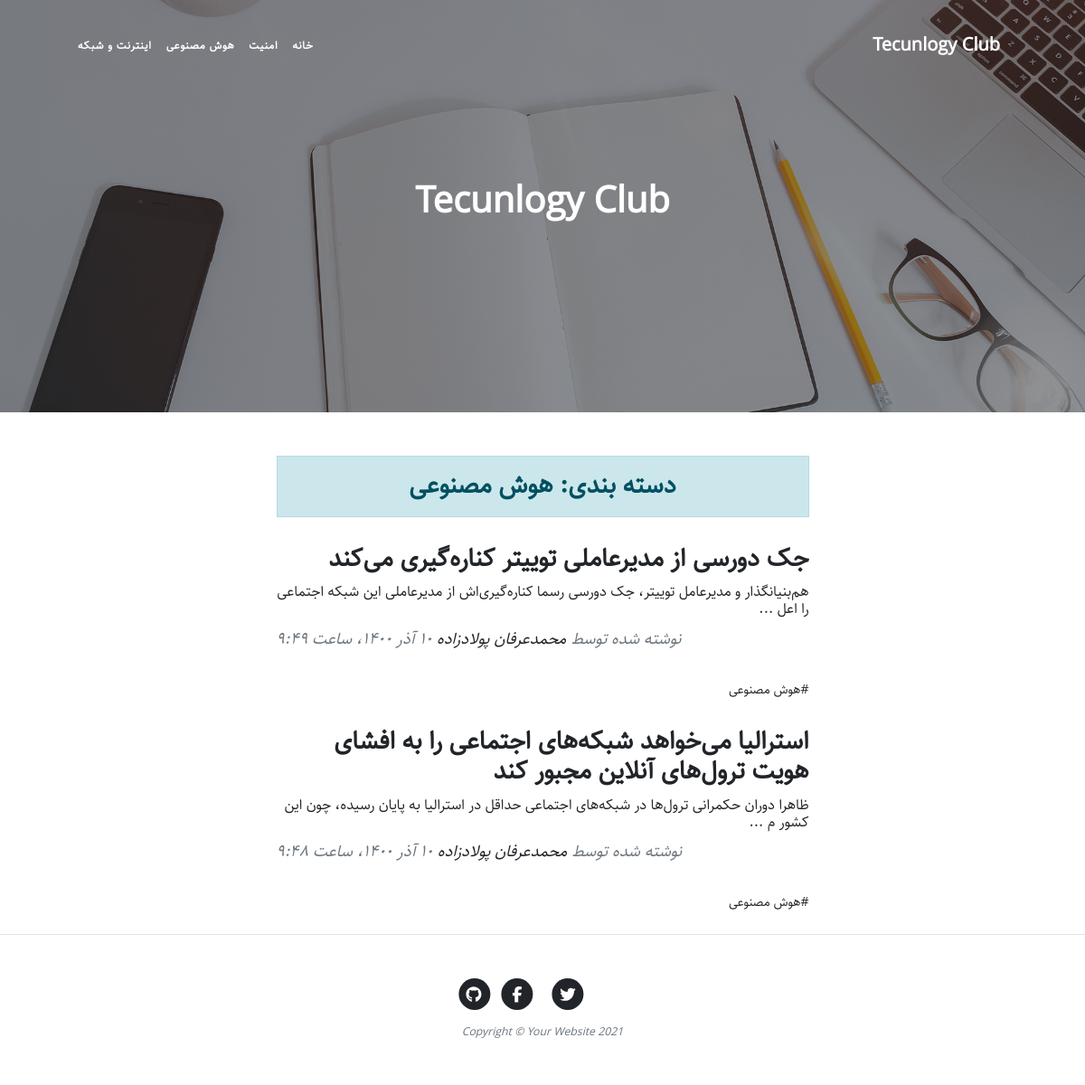
Screenshot of /category/hosh-msnoaa with the database file from the repository.
### blog/models.py (models this page shows, shortened)
class Category(models.Model):
    title = models.CharField(max_length=200, verbose_name="عنوان")
    slug = models.SlugField(max_length=200, unique=True, verbose_name="ادرس")
    status = models.BooleanField(
        default=True, verbose_name="ایا نمایش داده شود؟")
    position = models.IntegerField(default=0, verbose_name="پوزیشن")
    class Meta:
        verbose_name = "دسته بندی"
        verbose_name_plural = "دسته بندی ها"
        ordering = ['position']

class Article(models.Model):
    STATUS_CHOICES = (
        ('d', 'پیش نویس'),
        ('p', 'منتشر شده'),
    )
    title = models.CharField(max_length=200, verbose_name="عنوان")
    slug = models.SlugField(max_length=200, unique=True, verbose_name="ادرس")
    category = models.ManyToManyField(
        Category, verbose_name="دسته بندی", related_name="articles")
    description = models.TextField(verbose_name="توضیحات")
    thumbnail = models.ImageField(upload_to='images', verbose_name="تصویر")
    publish = models.DateTimeField(
        default=timezone.now, verbose_name="زمان انتشار")
    created = models.DateTimeField(auto_now_add=True)
    updated = models.DateTimeField(auto_now=True)
    status = models.CharField(
        max_length=1, choices=STATUS_CHOICES, verbose_name="وضعیت")
    class Meta:
        verbose_name = "مقاله"
        verbose_name_plural = "مقالات"
        ordering = ['-publish']
    def jpublish(self):
        return jalali_converter(self.publish)
    jpublish.short_description = "زمان انتشار"
    def category_to_str(self):
        return "، ".join([category.title for category in self.category.all()])
    category_to_str.short_description = "دسته‌بندی"
    objects = ArticleManager()

### blog/views.py (the view)
# urls.py: path('category/<slug:slug>', category, name="category"),
def category(request, slug, page=1):
    category = get_object_or_404(Category, slug=slug, status=True)
    articles_list = category.articles.published()
    paginator = Paginator(articles_list, 3)
    articles = paginator.get_page(page)
    context = {
        "category": category,
        "articles": articles
    }
    return render(request, 'blog/category.html', context)

### blog/models.py (called while the page is built)
    def published(self):
        return self.filter(status='p')

### blog/templatetags/base_tags.py (called while the page is built)
@register.simple_tag
def title():
    return "Tecunlogy Club"

@register.inclusion_tag("blog/partials/category_navbar.html")
def category_navbar():
    return {
        "category": Category.objects.filter(status=True)
    }

### extensions/jalali.py (called while the page is built)
    def persian_tuple(self):
        return self.persian_year, self.persian_month, self.persian_day

### extensions/utils.py (called while the page is built)
def persian_numbers_converter(mystr):
    numbers = {
        "0": "۰",
        "1": "۱",
        "2": "۲",
        "3": "۳",
        "4": "۴",
        "5": "۵",
        "6": "۶",
        "7": "۷",
        "8": "۸",
        "9": "۹",
    }
    for e, p in numbers.items():
        mystr = mystr.replace(e, p)
    return mystr

def jalali_converter(time):
    jmonths = ["فروردین", "اردیبهشت", "خرداد", "تیر", "مرداد",
               "شهریور", "مهر", "آبان", "آذر", "دی", "بهمن", "اسفند", ]
    time = timezone.localtime(time)
    time_to_str = "{},{},{}".format(time.year, time.month, time.day)
    time_to_tuple = jalali.Gregorian(time_to_str).persian_tuple()
    time_to_list = list(time_to_tuple)
    for index, month in enumerate(jmonths):
        if time_to_list[1] == index + 1:
            time_to_list[1] = month
            break
    output = "{} {} {}، ساعت {}:{}".format(
        time_to_list[2],
        time_to_list[1],
        time_to_list[0],
        time.hour,
        time.minute,
    )
    return persian_numbers_converter(output)

### blog/templates/blog/category.html (shortened to what this page needs)
{% extends "blog/base.html" %} {% load static %} {% block main %}
<header
  class="masthead"
  style="background-image: url('{% static 'blog/assets/img/home-bg.jpg' %}')"
>
  <div class="container position-relative px-4 px-lg-5">
    <div class="row gx-4 gx-lg-5 justify-content-center">
      <div class="col-md-10 col-lg-8 col-xl-7">
        <div class="site-heading">
          <h1>Tecunlogy Club</h1>
        </div>
      </div>
    </div>
  </div>
</header>
<div class="container px-4 px-lg-5">
  <div class="row gx-4 gx-lg-5 justify-content-center">
    <div class="col-md-10 col-lg-8 col-xl-7">
      <h3 class="alert alert-primary text-center">دسته بندی: {{ category.title }}</h3>
      {% for article in articles %}
      <div class="post-preview">
        <a href="{% url 'blog:detail' article.slug %}">
          <h2 class="post-title">{{article.title}}</h2>
          <h3 class="post-subtitle">
            {{article.description|truncatechars:100}}
          </h3>
        </a>
        <p class="post-meta">
          نوشته شده توسط
          <a href="#!">محمدعرفان پولادزاده</a>
          {{article.jpublish}}
        </p>
        <div>
          {% for cat in article.category.all %}
          <a href="#">#{{cat.title}}</a>
          {% endfor %}
        </div>
      </div>
      {% endfor %}
    </div>
  </div>
</div>
{% endblock %}

### blog/templates/blog/partials/category_navbar.html
<div class="collapse navbar-collapse nav" id="navbarResponsive">
  <ul class="navbar-nav ml-auto">
    <li class="nav-item">
      <a class="nav-link" href="/">خانه</a>
    </li>
    {% for cat in category %}
    <li class="nav-item">
      <a class="nav-link" href="{% url 'blog:category' cat.slug %}">{{cat.title}}</a>
    </li>
    {% endfor %}
  </ul>
</div>

### blog/static/blog/css/rtl.css (style rules this page uses)
body { direction: rtl; text-align: right; font-family: "Sahel"; font-size: 14px; }
h1, h2, h3, h4, h5, h6, a { font-family: Sahel; }
.navbar-nav { margin-left: initial !important; margin-right: auto; }
.post-meta { text-align: left; }
header.masthead .site-heading h1 { font-size: 40px; }
.post-title { font-size: 28px !important; }
.post-subtitle { font-size: 16px; }
.nav ul { padding-right: 0; }
.nav ul li { border-bottom: none; height: 86px; line-height: 86px; font-size: 14px; display: inline-block; float: left; margin: 0 auto; }
.nav ul li a { text-decoration: none; color: #000000; display: block; transition: 0.3s background-color; padding: 0 24px; }
.nav a { border-bottom: none; }

### rows the page displays
Category: title "امنیت"
Category: title "هوش مصنوعی"
Category: title "اینترنت و شبکه"
Article: title "جک دورسی از مدیرعاملی توییتر کناره‌گیری می‌کند", description "هم‌بنیانگذار و مدیرعامل توییتر، جک دورسی رسما کناره‌گیری‌اش از مدیرعاملی این شبکه اجتماعی را اعل ...", jpublish "۱۰ آذر ۱۴۰۰، ساعت ۹:۴۹"
Article: title "استرالیا می‌خواهد شبکه‌های اجتماعی را به افشای هویت ترول‌های آنلاین مجبور کند", description "ظاهرا دوران حکمرانی ترول‌ها در شبکه‌های اجتماعی حداقل در استرالیا به پایان رسیده، چون این کشور م ...", jpublish "۱۰ آذر ۱۴۰۰، ساعت ۹:۴۸"
